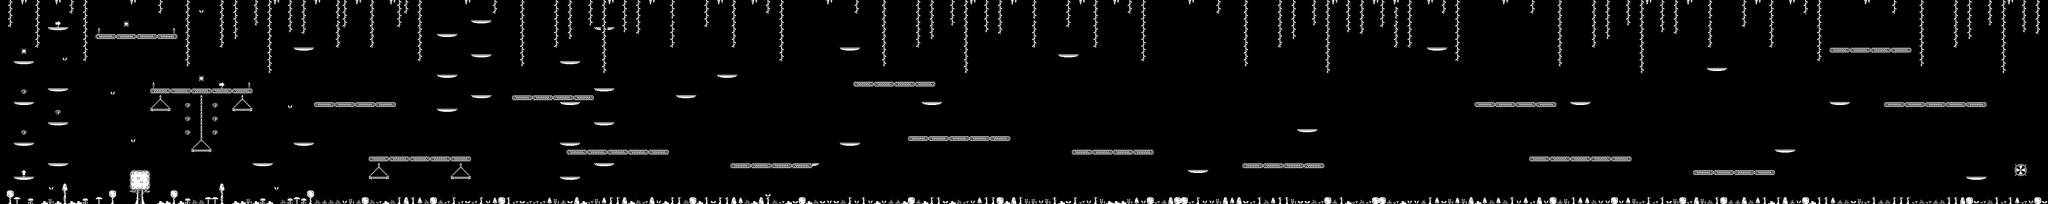

A 2D game scene composited from a Tiled map and its tileset images. What follows is a short description and the map's XML, with each tile layer's data collapsed to a summary:
An orthogonal 300x30 tile map with 16x16 px tiles, 1 tile layer (Ground-n-Platforms).

<map version="1.10" tiledversion="1.10.2" orientation="orthogonal" renderorder="right-down" width="300" height="30" tilewidth="16" tileheight="16" infinite="0" nextlayerid="2" nextobjectid="1">
 <editorsettings>
  <export target="platformer-level-1.tmj" format="json" />
 </editorsettings>
 <tileset firstgid="1" name="monochrome_tilemap_packed" tilewidth="16" tileheight="16" tilecount="400" columns="20">
  <image source="monochrome_tilemap_packed.png" width="320" height="320" />
  <tile id="63">
   <properties>
    <property name="collides" type="bool" value="true" />
   </properties>
  </tile>
  <tile id="64">
   <properties>
    <property name="collides" type="bool" value="true" />
   </properties>
  </tile>
  <tile id="65">
   <properties>
    <property name="collides" type="bool" value="true" />
   </properties>
  </tile>
  <tile id="66">
   <properties>
    <property name="collides" type="bool" value="true" />
   </properties>
  </tile>
  <tile id="123">
   <properties>
    <property name="collides" type="bool" value="true" />
   </properties>
  </tile>
  <tile id="124">
   <properties>
    <property name="collides" type="bool" value="true" />
   </properties>
  </tile>
  <tile id="125">
   <properties>
    <property name="collides" type="bool" value="true" />
   </properties>
  </tile>
  <tile id="126">
   <properties>
    <property name="collides" type="bool" value="true" />
   </properties>
  </tile>
 </tileset>
 <layer id="1" name="Ground-n-Platforms" width="300" height="30">
  <data>[9000 cells, 9000 non-empty, 57 distinct tile ids]</data>
 </layer>
</map>
